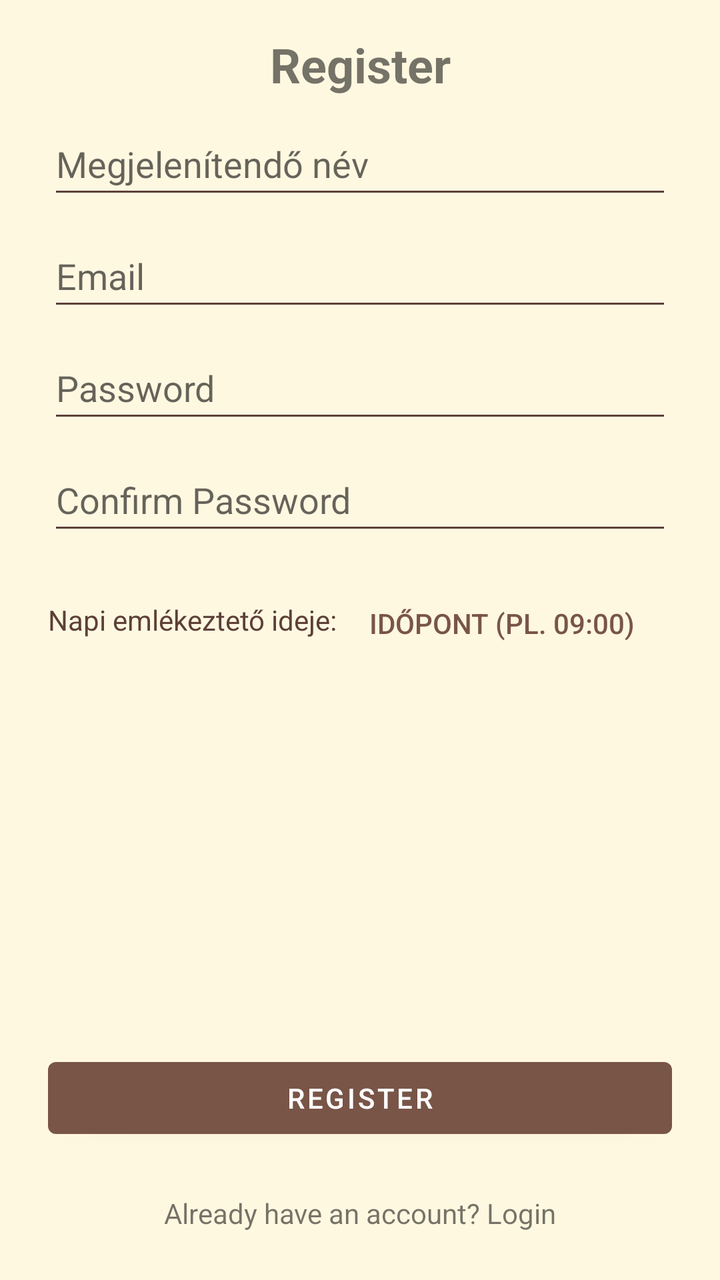
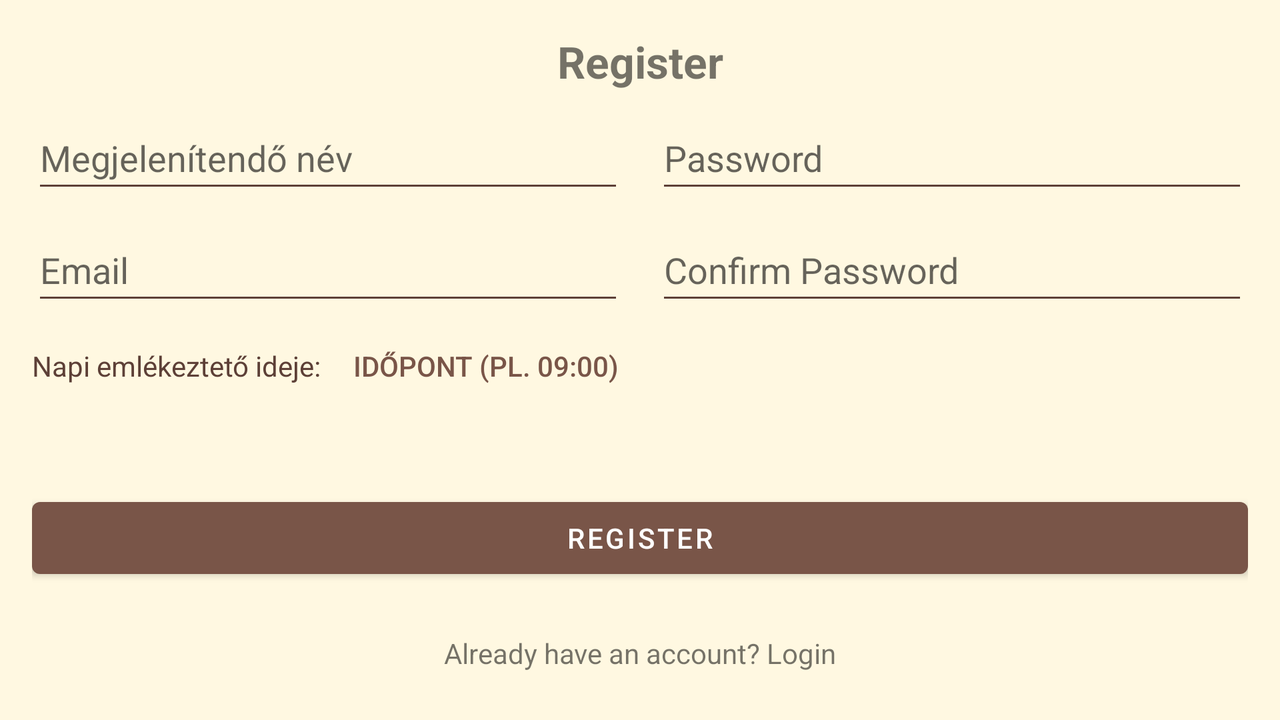

An Android layout and its configuration variant, each rendered on a device that would load it. The default file and the variant file are quoted in full after the pictures.
<!-- AndroidManifest.xml: activity theme Theme.MusicianBlogApp.NoActionBar -->
<!-- res/layout/activity_register.xml -->
<?xml version="1.0" encoding="utf-8"?>
<ScrollView xmlns:android="http://schemas.android.com/apk/res/android"
    xmlns:app="http://schemas.android.com/apk/res-auto"
    xmlns:tools="http://schemas.android.com/tools"
    android:layout_width="match_parent"
    android:layout_height="match_parent"
    android:fillViewport="true">

    <androidx.constraintlayout.widget.ConstraintLayout
        android:layout_width="match_parent"
        android:layout_height="wrap_content"
        android:paddingStart="24dp"
        android:paddingEnd="24dp"
        android:paddingTop="16dp"
        android:paddingBottom="16dp">

        <TextView
            android:id="@+id/textViewRegisterTitle"
            android:layout_width="wrap_content"
            android:layout_height="wrap_content"
            android:text="@string/title_activity_register"
            android:textSize="24sp"
            android:textStyle="bold"
            app:layout_constraintTop_toTopOf="parent"
            app:layout_constraintStart_toStartOf="parent"
            app:layout_constraintEnd_toEndOf="parent"
            android:layout_marginBottom="16dp"/>

        <EditText
            android:id="@+id/editTextRegisterName"
            android:layout_width="0dp"
            android:layout_height="wrap_content"
            android:hint="@string/hint_display_name"
            android:inputType="textPersonName|textCapWords"
            android:minHeight="48dp"
            android:layout_marginTop="8dp"
            app:layout_constraintTop_toBottomOf="@id/textViewRegisterTitle"
            app:layout_constraintStart_toStartOf="parent"
            app:layout_constraintEnd_toEndOf="parent"/>

        <EditText
            android:id="@+id/editTextRegisterEmail"
            android:layout_width="0dp"
            android:layout_height="wrap_content"
            android:hint="@string/hint_email"
            android:inputType="textEmailAddress"
            android:minHeight="48dp"
            android:layout_marginTop="8dp"
            app:layout_constraintTop_toBottomOf="@id/editTextRegisterName"
            app:layout_constraintStart_toStartOf="parent"
            app:layout_constraintEnd_toEndOf="parent"/>

        <EditText
            android:id="@+id/editTextRegisterPassword"
            android:layout_width="0dp"
            android:layout_height="wrap_content"
            android:hint="@string/hint_password"
            android:inputType="textPassword"
            android:minHeight="48dp"
            android:layout_marginTop="8dp"
            app:layout_constraintTop_toBottomOf="@id/editTextRegisterEmail"
            app:layout_constraintStart_toStartOf="parent"
            app:layout_constraintEnd_toEndOf="parent"/>

        <EditText
            android:id="@+id/editTextRegisterPasswordConfirm"
            android:layout_width="0dp"
            android:layout_height="wrap_content"
            android:hint="@string/hint_confirm_password"
            android:inputType="textPassword"
            android:minHeight="48dp"
            android:layout_marginTop="8dp"
            app:layout_constraintTop_toBottomOf="@id/editTextRegisterPassword"
            app:layout_constraintStart_toStartOf="parent"
            app:layout_constraintEnd_toEndOf="parent"/>


        <TextView
            android:id="@+id/textViewReminderLabel"
            android:layout_width="wrap_content"
            android:layout_height="wrap_content"
            android:layout_marginTop="28dp"
            android:text="Napi emlékeztető ideje:"
            android:textColor="?android:attr/textColorSecondary"
            app:layout_constraintStart_toStartOf="parent"
            app:layout_constraintTop_toBottomOf="@id/editTextRegisterPasswordConfirm" />

        <Button
            android:id="@+id/buttonPickReminderTime"
            style="?android:attr/borderlessButtonStyle"
            android:layout_width="0dp"
            android:layout_height="wrap_content"
            android:layout_marginStart="8dp"
            android:gravity="start|center_vertical"
            android:minHeight="48dp"
            android:paddingStart="8dp"
            android:paddingEnd="8dp"
            android:text="Időpont (pl. 09:00)"
            android:textColor="?attr/colorPrimary"
            app:layout_constraintBottom_toBottomOf="@id/textViewReminderLabel"
            app:layout_constraintEnd_toEndOf="parent"
            app:layout_constraintHorizontal_bias="1.0"
            app:layout_constraintStart_toEndOf="@id/textViewReminderLabel"
            app:layout_constraintTop_toTopOf="@id/textViewReminderLabel"
            app:layout_constraintVertical_bias="0.448" />

        <TextView
            android:id="@+id/textViewGoToLogin"
            android:layout_width="wrap_content"
            android:layout_height="wrap_content"
            android:text="@string/prompt_have_account"
            android:paddingTop="16dp"
        android:paddingBottom="8dp"
        app:layout_constraintBottom_toBottomOf="parent"
        app:layout_constraintStart_toStartOf="parent"
        app:layout_constraintEnd_toEndOf="parent"/>

        <Button
            android:id="@+id/buttonRegister"
            android:layout_width="0dp"
            android:layout_height="wrap_content"
            android:text="@string/button_register"
            android:layout_marginBottom="8dp"
            app:layout_constraintBottom_toTopOf="@id/textViewGoToLogin"
            app:layout_constraintStart_toStartOf="parent"
            app:layout_constraintEnd_toEndOf="parent"/>

        <ProgressBar
            android:id="@+id/progressBarRegister"
            style="?android:attr/progressBarStyle"
            android:layout_width="wrap_content"
            android:layout_height="wrap_content"
            android:visibility="gone"
            app:layout_constraintBottom_toBottomOf="parent"
            app:layout_constraintEnd_toEndOf="parent"
            app:layout_constraintStart_toStartOf="parent"
            app:layout_constraintTop_toTopOf="parent" />

    </androidx.constraintlayout.widget.ConstraintLayout>
</ScrollView>
<!-- resources referenced by this layout -->
<resources>
  <string name="button_register">Register</string>
  <string name="hint_confirm_password">Confirm Password</string>
  <string name="hint_display_name">Megjelenítendő név</string>
  <string name="hint_email">Email</string>
  <string name="hint_password">Password</string>
  <string name="prompt_have_account">Already have an account? Login</string>
  <string name="title_activity_register">Register</string>
  <style name="Theme.MusicianBlogApp.NoActionBar" parent="Theme.MusicianBlogApp">
          
          <item name="windowActionBar">false</item>
          <item name="windowNoTitle">true</item>
      </style>
  <style name="Theme.MusicianBlogApp" parent="Theme.MaterialComponents.DayNight.NoActionBar">
          
          <item name="colorPrimary">@color/colorPrimary</item>
          <item name="colorPrimaryVariant">@color/colorPrimaryVariant</item>
          <item name="colorOnPrimary">@color/colorOnPrimary</item>
  
          
          <item name="colorSecondary">@color/colorSecondary</item>
          <item name="colorSecondaryVariant">@color/colorSecondaryVariant</item>
          <item name="colorOnSecondary">@color/colorOnSecondary</item>
  
          
          <item name="android:colorBackground">@color/beige_background</item> 
          <item name="colorSurface">@color/red_300_surface</item> 
          <item name="colorOnBackground">@color/colorOnBackground</item>
          <item name="colorOnSurface">@color/colorOnSurface</item>
  
          
          <item name="colorError">@color/colorError</item>
          <item name="colorOnError">@color/colorOnError</item>
  
          
          <item name="android:statusBarColor">?attr/colorPrimaryVariant</item>
  
          
          <item name="android:textColorPrimary">@color/textColorPrimary</item>
          <item name="android:textColorSecondary">@color/textColorSecondary</item>
  
          
          <item name="colorControlNormal">@color/colorControlNormalColor</item>
          <item name="colorControlActivated">?attr/colorSecondary</item>
          <item name="colorControlHighlight">@color/colorControlHighlightColor</item>
      </style>
  <color name="colorPrimary">@color/brown_500</color>
  <color name="colorPrimaryVariant">@color/brown_700</color>
  <color name="colorOnPrimary">@color/white</color>
  <color name="colorSecondary">@color/orange_500</color>
  <color name="colorSecondaryVariant">@color/orange_500</color>
  <color name="colorOnSecondary">@color/black</color>
  <color name="beige_background">#FFF8E1</color>
  <color name="red_300_surface">#E57373</color>
  <color name="colorOnBackground">@color/brown_900</color>
  <color name="colorOnSurface">@color/white</color>
  <color name="colorError">#B00020</color>
  <color name="colorOnError">@color/white</color>
  <color name="textColorPrimary">@color/brown_900</color>
  <color name="textColorSecondary">@color/brown_700_secondary</color>
  <color name="colorControlNormalColor">@color/brown_700_secondary</color>
  <color name="colorControlHighlightColor">@color/grey_400</color>
  <color name="brown_500">#795548</color>
  <color name="brown_700">#5D4037</color>
  <color name="white">#FFFFFFFF</color>
  <color name="orange_500">#FF9800</color>
  <color name="black">#FF000000</color>
  <color name="brown_900">#3E2723</color>
  <color name="brown_700_secondary">#5D4037</color>
  <color name="grey_400">#BDBDBD</color>
</resources>
<!-- res/layout-land/activity_register.xml (the repository's variant of the layout above) -->
<!-- drawn on the phone turned sideways -->
<?xml version="1.0" encoding="utf-8"?>
<ScrollView xmlns:android="http://schemas.android.com/apk/res/android"
    xmlns:app="http://schemas.android.com/apk/res-auto"
    xmlns:tools="http://schemas.android.com/tools"
    android:layout_width="match_parent"
    android:layout_height="match_parent"
    android:fillViewport="true">

    <androidx.constraintlayout.widget.ConstraintLayout
        android:layout_width="match_parent"
        android:layout_height="wrap_content"
        android:padding="16dp">

        <TextView
            android:id="@+id/textViewRegisterTitle"
            android:layout_width="wrap_content"
            android:layout_height="wrap_content"
            android:text="@string/title_activity_register"
            android:textSize="22sp"
        android:textStyle="bold"
        app:layout_constraintTop_toTopOf="parent"
        app:layout_constraintStart_toStartOf="parent"
        app:layout_constraintEnd_toEndOf="parent"
        android:layout_marginBottom="16dp"/>

        
        <EditText
            android:id="@+id/editTextRegisterName"
            android:layout_width="0dp"
            android:layout_height="wrap_content"
            android:hint="@string/hint_display_name"
            android:inputType="textPersonName|textCapWords"
            android:minHeight="48dp"
            android:layout_marginTop="8dp"
            android:layout_marginEnd="8dp"
            app:layout_constraintTop_toBottomOf="@id/textViewRegisterTitle"
            app:layout_constraintStart_toStartOf="parent"
            app:layout_constraintEnd_toStartOf="@+id/editTextRegisterPassword" />

        <EditText
            android:id="@+id/editTextRegisterEmail"
            android:layout_width="0dp"
            android:layout_height="wrap_content"
            android:hint="@string/hint_email"
            android:inputType="textEmailAddress"
            android:minHeight="48dp"
            android:layout_marginTop="8dp"
            android:layout_marginEnd="8dp"
            app:layout_constraintTop_toBottomOf="@id/editTextRegisterName"
            app:layout_constraintStart_toStartOf="parent"
            app:layout_constraintEnd_toStartOf="@+id/editTextRegisterPasswordConfirm" />

        
        <EditText
            android:id="@+id/editTextRegisterPassword"
            android:layout_width="0dp"
            android:layout_height="wrap_content"
            android:hint="@string/hint_password"
            android:inputType="textPassword"
            android:minHeight="48dp"
            android:layout_marginStart="8dp"
            app:layout_constraintTop_toTopOf="@id/editTextRegisterName"
        app:layout_constraintStart_toEndOf="@id/editTextRegisterName"
        app:layout_constraintEnd_toEndOf="parent" />

        <EditText
            android:id="@+id/editTextRegisterPasswordConfirm"
            android:layout_width="0dp"
            android:layout_height="wrap_content"
            android:hint="@string/hint_confirm_password"
            android:inputType="textPassword"
            android:minHeight="48dp"
            android:layout_marginTop="8dp"
            android:layout_marginStart="8dp"
            app:layout_constraintTop_toBottomOf="@id/editTextRegisterPassword"
            app:layout_constraintStart_toEndOf="@id/editTextRegisterEmail"
            app:layout_constraintEnd_toEndOf="parent" />

        
        <TextView
            android:id="@+id/textViewReminderLabel"
            android:layout_width="wrap_content"
            android:layout_height="wrap_content"
            android:text="Napi emlékeztető ideje:"
            android:textColor="?android:attr/textColorSecondary"
            android:layout_marginTop="16dp"
            app:layout_constraintTop_toBottomOf="@id/editTextRegisterEmail"
        app:layout_constraintStart_toStartOf="parent"/>

        <Button
            android:id="@+id/buttonPickReminderTime"
            style="?android:attr/borderlessButtonStyle"
            android:layout_width="0dp"
            android:layout_height="wrap_content"
            android:minHeight="48dp"
            android:text="Időpont (pl. 09:00)"
            android:textColor="?attr/colorPrimary"
            android:paddingStart="8dp"
            android:paddingEnd="8dp"
            android:gravity="start|center_vertical"
            app:layout_constraintTop_toTopOf="@id/textViewReminderLabel"
            app:layout_constraintBottom_toBottomOf="@id/textViewReminderLabel"
            app:layout_constraintStart_toEndOf="@id/textViewReminderLabel"
            app:layout_constraintEnd_toEndOf="parent"
            android:layout_marginStart="8dp"/>

        
        <TextView
            android:id="@+id/textViewGoToLogin"
            android:layout_width="wrap_content"
            android:layout_height="wrap_content"
            android:text="@string/prompt_have_account"
            android:paddingTop="16dp"
            android:paddingBottom="8dp"
            app:layout_constraintBottom_toBottomOf="parent"
            app:layout_constraintStart_toStartOf="parent"
            app:layout_constraintEnd_toEndOf="parent"/>

        <Button
            android:id="@+id/buttonRegister"
            android:layout_width="0dp"
            android:layout_height="wrap_content"
            android:text="@string/button_register"
            android:layout_marginBottom="8dp"
            app:layout_constraintBottom_toTopOf="@id/textViewGoToLogin"
            app:layout_constraintStart_toStartOf="parent"
            app:layout_constraintEnd_toEndOf="parent"/>

        <ProgressBar
            android:id="@+id/progressBarRegister"
            style="?android:attr/progressBarStyle"
            android:layout_width="wrap_content"
            android:layout_height="wrap_content"
            android:visibility="gone"
            app:layout_constraintBottom_toBottomOf="parent"
            app:layout_constraintEnd_toEndOf="parent"
            app:layout_constraintStart_toStartOf="parent"
            app:layout_constraintTop_toTopOf="parent" />

    </androidx.constraintlayout.widget.ConstraintLayout>
</ScrollView>
